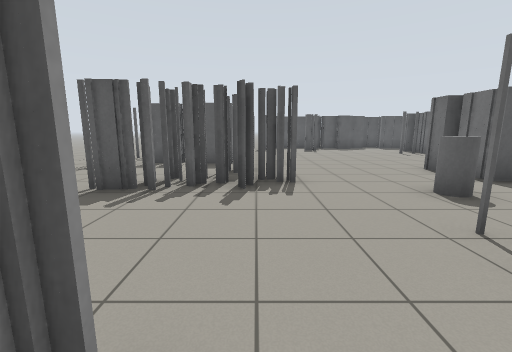
[1] (above)

17 first-person views from a walk through a Gazebo world. The camera is 1.1 m above the floor, tilts 10° down and sees 90° across. The floor is counted in squares, 1 m on a side. Each view is taken from the middle of a square. On the plan, view 1 faces up. The plan holds only what a view shows up to about 12 squares ahead; the rest is blank. The place goes on beyond the plan.

[2]
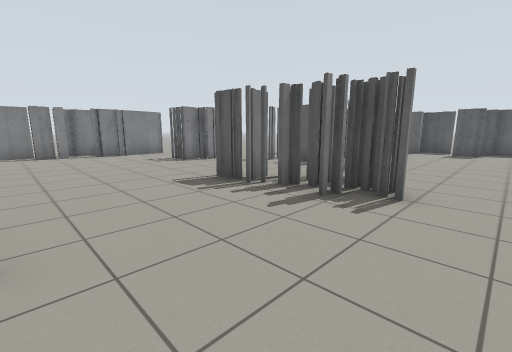

[3]
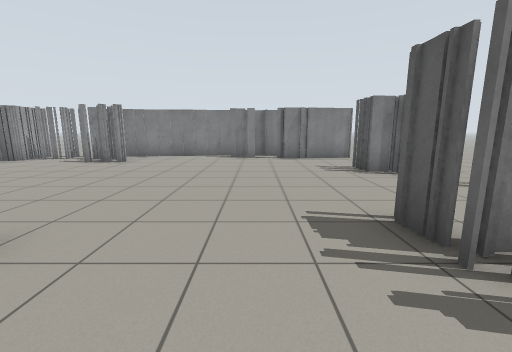

[4]
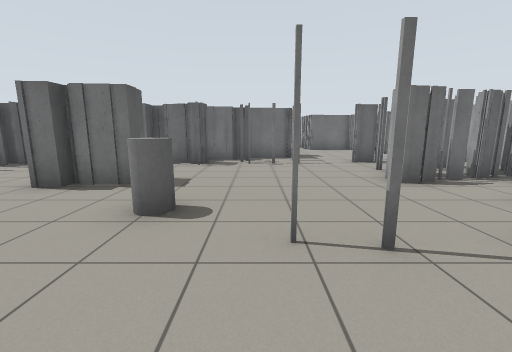

[5]
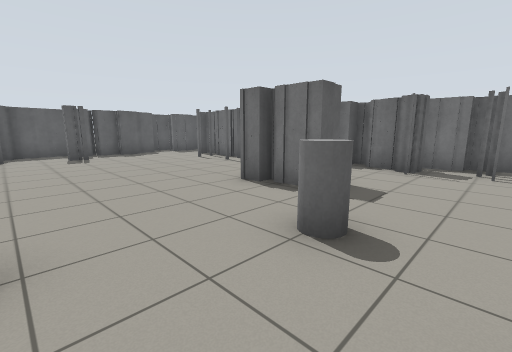

[6]
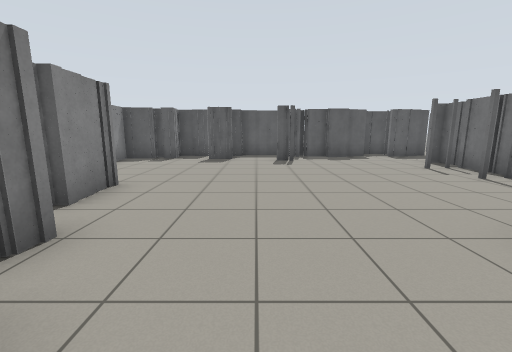

[7]
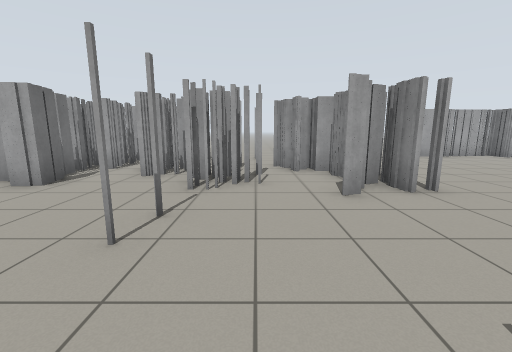

[8]
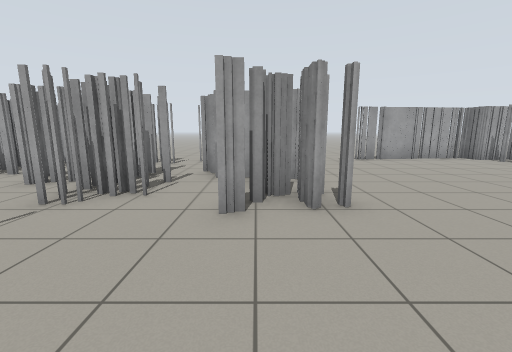

[9]
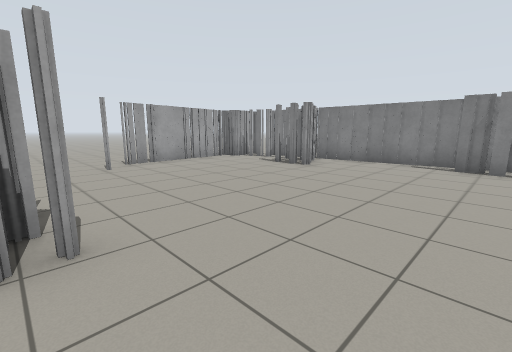

[10]
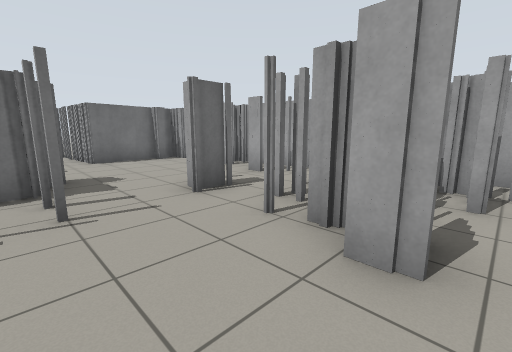

[11]
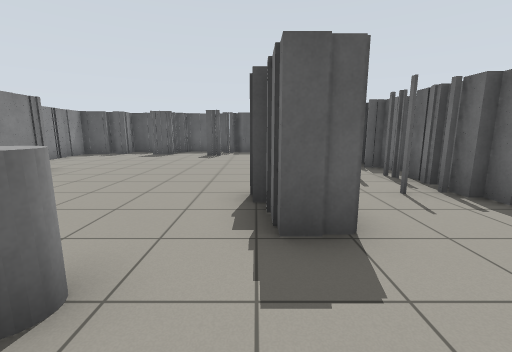

[12]
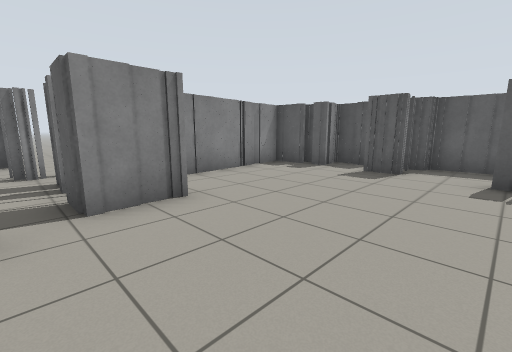

[13]
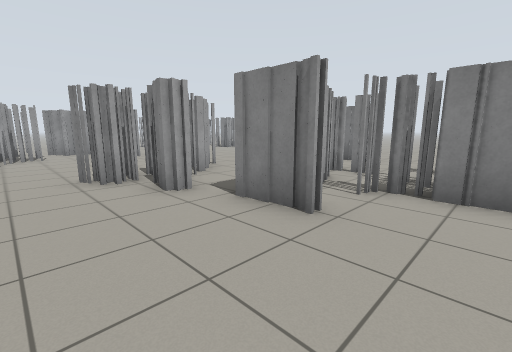

[14]
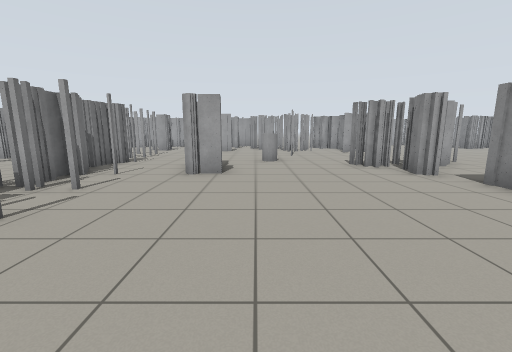

[15]
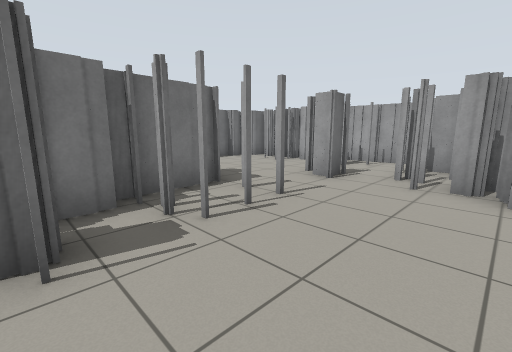

[16]
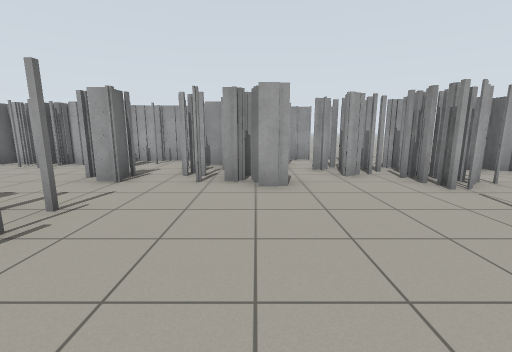

[17]
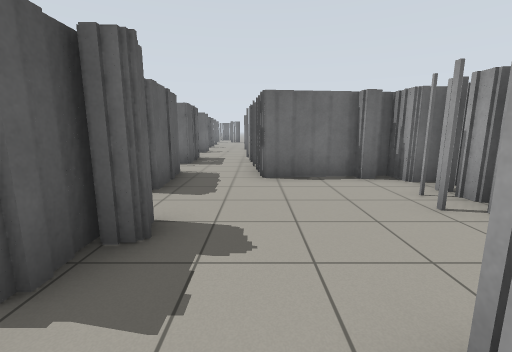

### Floor plan
Key: @ floor where view 1 was taken; # wall or solid block; x gap in a wall; . floor; C grey cylinder.
Columns run from 12 left of view 1 to 19 right of it. Each row starts with its distance up from view 1.
 17              ####  ###
 16           ####..######
 15          ##.##.#......
 14          #..........#
 13          #..........#
 12          #..........#
 11    ..  .##..........##
 10    ....#####.........#
  9   .....x.###........##
  8   ..##..............##.
  7   .  #.....##....##.##.
  6  #...#....###....##..##
  5  #.......####........##
  4 ##.............CC.....#   #
  3 ##...................##   #   #
  2 ##...................####.##..##
  1 ##..............................
  0  #........##@##............##.x.
 -1  #........##.##...##.##....#
 -2  ###......#######.###......#
 -3  ###....... #########.######
 -4  x.........  ##############
 -5  ##.....#.   ##########
 -6  #######..   ..
 -7        ...
 -8        ...
 -9       ....
-10       ....
-11        ...

Positions as (right, up) in squares from view 1, and headings:
1: (0, 0), facing up
2: (2, 1), facing up-left
3: (0, 3), facing left
4: (0, 3), facing right
5: (1, 3), facing up-right
6: (2, 5), facing up
7: (1, 5), facing down
8: (-1, 4), facing down
9: (-2, 3), facing down-left
10: (5, 2), facing down-right
11: (5, 3), facing up
12: (3, 8), facing up-left
13: (2, 12), facing down-left
14: (4, 14), facing down
15: (6, 5), facing down-right
16: (6, 5), facing down
17: (9, 0), facing right
